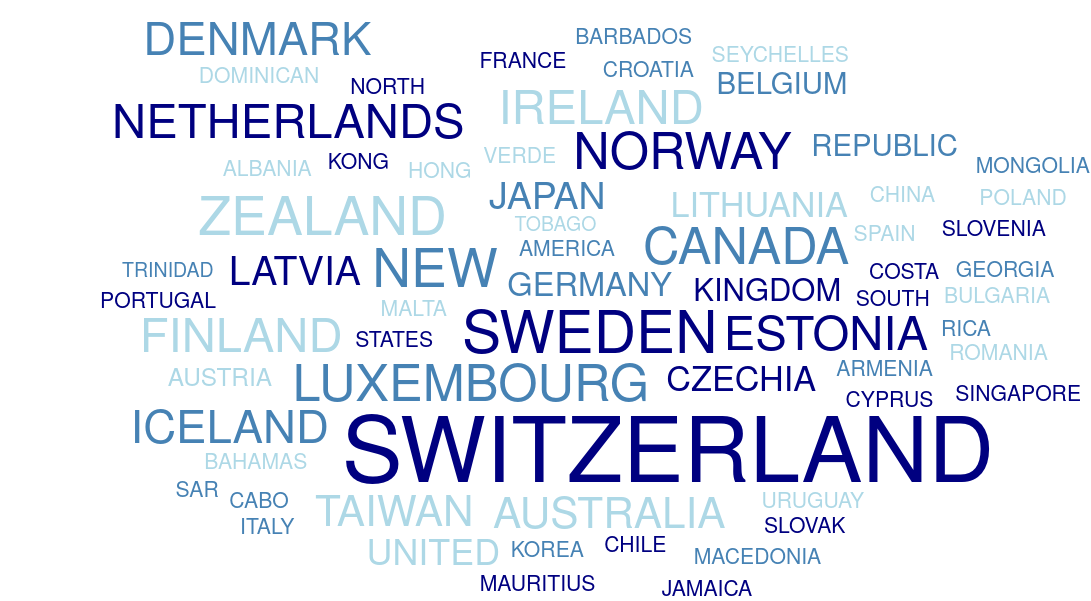

Write the Vega-Lite specification saved for this chart.
### Vega specification from a JSON file in a GitHub repository (floating-point values rounded to 4 significant figures)
{"$schema": "https://vega.github.io/schema/vega/v5.json", "description": "A word cloud visualization depicting Vega research paper abstracts.", "width": 400, "height": 300, "padding": 0, "data": [{"name": "table", "values": ["Switzerland Switzerland Switzerland Switzerland Switzerland Switzerland Switzerland Switzerland Switzerland Switzerland Switzerland Switzerland Switzerland Switzerland Switzerland Switzerland Switzerland Switzerland Switzerland Switzerland Switzerland Switzerland Switzerland Switzerland Switzerland Switzerland Switzerland Switzerland Switzerland Switzerland Switzerland Switzerland Switzerland Switzerland Switzerland Switzerland Switzerland Switzerland Switzerland Switzerland Switzerland Switzerland Switzerland Switzerland Switzerland Switzerland Switzerland Switzerland Switzerland Switzerland Switzerland Switzerland Switzerland Switzerland Switzerland Switzerland Switzerland Switzerland Switzerland Switzerland Switzerland Switzerland Switzerland Switzerland Switzerland Switzerland Switzerland Switzerland Switzerland Switzerland Switzerland Switzerland Switzerland Switzerland Switzerland Switzerland Switzerland Switzerland Switzerland Switzerland Switzerland New Zealand New Zealand New Zealand New Zealand New Zealand New Zealand New Zealand New Zealand New Zealand New Zealand New Zealand New Zealand New Zealand New Zealand New Zealand New Zealand New Zealand New Zealand New Zealand New Zealand New Zealand New Zealand New Zealand New Zealand New Zealand New Zealand New Zealand Estonia Estonia Estonia Estonia Estonia Estonia Estonia Estonia Estonia Estonia Estonia Estonia Estonia Estonia Estonia Estonia Estonia Estonia Estonia Estonia Denmark Denmark Denmark Denmark Denmark Denmark Denmark Denmark Denmark Denmark Denmark Denmark Denmark Denmark Denmark Denmark Denmark Denmark Ireland Ireland Ireland Ireland Ireland Ireland Ireland Ireland Ireland Ireland Ireland Ireland Ireland Ireland Ireland Ireland Ireland Ireland Ireland Sweden Sweden Sweden Sweden Sweden Sweden Sweden Sweden Sweden Sweden Sweden Sweden Sweden Sweden Sweden Sweden Sweden Sweden Sweden Sweden Sweden Sweden Sweden Sweden Sweden Sweden Sweden Sweden Sweden Sweden Sweden Iceland Iceland Iceland Iceland Iceland Iceland Iceland Iceland Iceland Iceland Iceland Iceland Iceland Iceland Iceland Iceland Iceland Iceland Finland Finland Finland Finland Finland Finland Finland Finland Finland Finland Finland Finland Finland Finland Finland Finland Finland Finland Finland Netherlands Netherlands Netherlands Netherlands Netherlands Netherlands Netherlands Netherlands Netherlands Netherlands Netherlands Netherlands Netherlands Netherlands Netherlands Netherlands Netherlands Netherlands Netherlands Luxembourg Luxembourg Luxembourg Luxembourg Luxembourg Luxembourg Luxembourg Luxembourg Luxembourg Luxembourg Luxembourg Luxembourg Luxembourg Luxembourg Luxembourg Luxembourg Luxembourg Luxembourg Luxembourg Luxembourg Luxembourg Luxembourg Australia Australia Australia Australia Australia Australia Australia Australia Australia Australia Australia Australia Australia Australia Australia Australia Norway Norway Norway Norway Norway Norway Norway Norway Norway Norway Norway Norway Norway Norway Norway Norway Norway Norway Norway Norway Norway Norway Canada Canada Canada Canada Canada Canada Canada Canada Canada Canada Canada Canada Canada Canada Canada Canada Canada Canada Canada Canada Canada Canada Taiwan Taiwan Taiwan Taiwan Taiwan Taiwan Taiwan Taiwan Taiwan Taiwan Taiwan Taiwan Taiwan Taiwan Taiwan Taiwan Latvia Latvia Latvia Latvia Latvia Latvia Latvia Latvia Latvia Latvia Latvia Latvia Latvia Japan Japan Japan Japan Japan Japan Japan Japan Japan Japan Japan Japan Lithuania Lithuania Lithuania Lithuania Lithuania Lithuania Lithuania Lithuania Lithuania Czechia Czechia Czechia Czechia Czechia Czechia Czechia Czechia Czechia Germany Germany Germany Germany Germany Germany Germany Germany United Kingdom United Kingdom United Kingdom United Kingdom United Kingdom United Kingdom United Kingdom Belgium Belgium Belgium Belgium Belgium Belgium Austria Austria Austria Austria United States of America United States of America United States of America Malta Malta Malta Portugal Portugal Portugal Armenia Armenia Armenia Bahamas Bahamas Bahamas Cyprus Cyprus Cyprus Cabo Verde Cabo Verde Cabo Verde South Korea South Korea South Korea Spain Spain Spain Chile Chile Chile Italy Italy Italy Hong Kong SAR, China Hong Kong SAR, China Hong Kong SAR, China Costa Rica Costa Rica Costa Rica Uruguay Uruguay Uruguay Slovak Republic Slovak Republic Slovak Republic Romania Romania Romania Slovenia Slovenia Slovenia Croatia Croatia Croatia Bulgaria Bulgaria Bulgaria France France France Georgia Georgia Georgia Seychelles Seychelles Seychelles Singapore Singapore Singapore Barbados Barbados Barbados Albania Albania Albania North Macedonia North Macedonia North Macedonia Poland Poland Poland Mauritius Mauritius Mauritius Mongolia Mongolia Mongolia Dominican Republic Dominican Republic Dominican Republic Jamaica Jamaica Jamaica Trinidad and Tobago Trinidad and Tobago"], "transform": [{"type": "countpattern", "field": "data", "case": "upper", "pattern": "[\\w']{3,}", "stopwords": "(the|and|,)"}, {"type": "formula", "as": "weight", "expr": "if(datum.count >= '150', 1000, 200)"}]}], "scales": [{"name": "color", "type": "ordinal", "domain": {"data": "table", "field": "text"}, "range": ["#000080", "#4682B4", "#ADD8E6"]}], "marks": [{"type": "text", "from": {"data": "table"}, "encode": {"enter": {"text": {"field": "text"}, "align": {"value": "center"}, "baseline": {"value": "alphabetic"}, "fill": {"scale": "color", "field": "text"}}, "update": {"fillOpacity": {"value": 1}}, "hover": {"fillOpacity": {"value": 0.5}}}, "transform": [{"type": "wordcloud", "size": [700, 400], "text": {"field": "text"}, "font": "Helvetica Neue, Arial", "fontSize": {"field": "datum.count"}, "fontWeight": {"field": "datum.weight"}, "fontSizeRange": [12, 56], "padding": 2}]}]}
